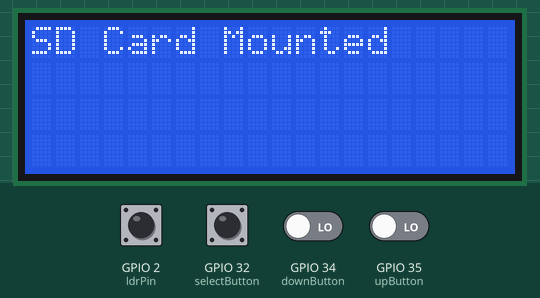
Recording of a sketch running on a simulated ESP32. On the bench: 20×4 character LCD. The inputs (shaded band) are chosen by the test bench; at power-on: GPIO 2 (ldrPin) HIGH, GPIO 32 (selectButton), GPIO 34 (downButton), GPIO 35 (upButton) LOW. WiFi joins after 1.5 s; servers stay silent unless stated; uploads are accepted with an empty reply; the local clock reads 2024-03-15 10:24:30 at power-on unless the sketch sets it; storage starts empty; what the sketch prints to the serial monitor is not drawn. At 12.5 s the program restarts the board; the recording ends there.

Above: at 0.2 s.
2.6 s: GPIO 32 (selectButton) pulled HIGH for 0.15 s
At 4.8 s:
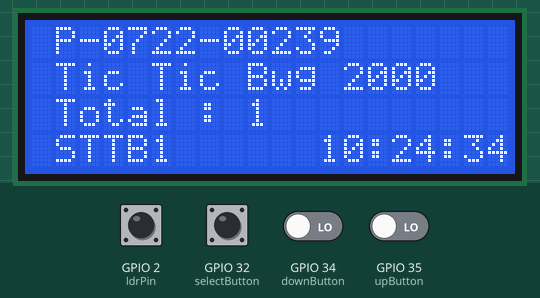
5.7 s: GPIO 2 (ldrPin) pulled LOW for 0.15 s
At 6.4 s:
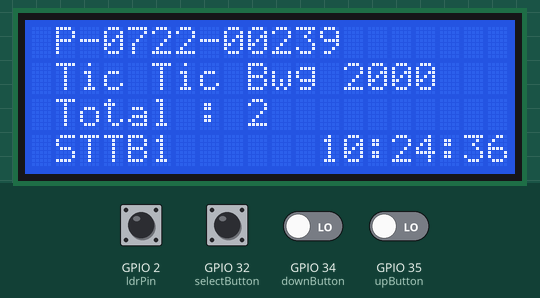
7.5 s: GPIO 2 (ldrPin) pulled LOW for 1 s
At 9.8 s:
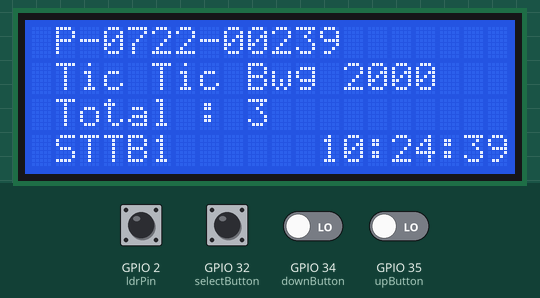
10.5 s: GPIO 2 (ldrPin) driven LOW and GPIO 32 (selectButton) driven HIGH and GPIO 34 (downButton) driven HIGH and GPIO 35 (upButton) driven HIGH
At 11.3 s:
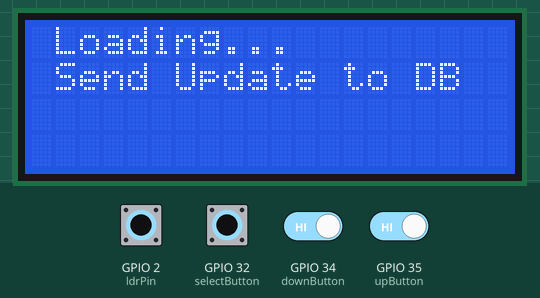
Timing chart, 0 to 12.5 s (numbered marks = the images above; inputs shaded):
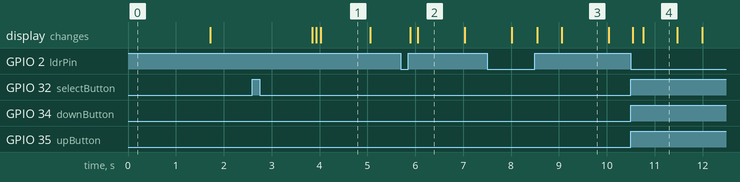

The sketch:

CounterHitESP32_LDR.ino
```cpp
/*
  V. 0.1.2
  Update Terakhir : 18-01-2024
  Last Change Log {
    Desember 2023
    1. Fix algoritma pada saat alat kehilangan daya (listrik, dicabut, error, hard reset)
    2. Perbaikan tampilan menu
    3. Penambahan penjelasan baris program
    4. Penambahan fungsi update RTC (belum diimplementasikan)
    5. Penambahan update reset ke DB pada resetESP()
    6. Menghilangkan delay pada saat reset
    7. Mengubah nama Log menjadi = logCounter_ + Kode Produk + .txt
    8. Menambah fungsi resetESP() pada pilihan produk jika WiFi gagal terkoneksi

    Januari 2024
    1. Implementasi update RTC
    2. Perbaikan program jika tidak ada WiFi
    3. Penambahan keterangan pin yang digunakan
    4. Fix bug ketika mencoba ulang koneksi ke WiFi
  }

  PENTING = Harus menggunakan Dual Core Micro Controller
  Komponen:
  1. Micro Controller : ESP32
  2. LCD I2C 20x4                               (3.3v, GND, I2C (22 = SCL, 21 = SDA))
  3. DS3231                                     (3.3v, GND, I2C (22 = SCL, 21 = SDA))
  4. IR Sensor E18-D80NK                        (5v/Vin, GND, 26)
  5. Module SD Card + SD Card (FAT32 1-16 GB)   (3.3v, GND, SPI(Mosi 23, Miso 19, CLK 18, CS 5))
  6. Tacticle Button 1x1 cm @3                  (3.3v, GND, 34, 35, 25)
  -- Belum diimplementasikan --
  7. Active Buzzer 3-5 v                        (3.3v, 26)
  8. Fan 5V                                     (5v/Vin, GND)

  Program ini berfungsi untuk melakukan penghitungan barang pada conveyor.
  Penjelasan program terdapat pada comment baris pada program.

  Semua fungsi Serial.print() pada program ini sebenarnya bisa dihapus/di-comment,
  masih dipertahankan untuk fungsi debuging. Akan di-comment/dihapus pada saat final
  program sudah tercapai demi menghemat rosource pada ESP32.

  Module RTC pada program ini beleum digunakan, program ini masih memanfaatkan waktu dari
  server NTP, direkomendasikan menggunakan RTC bilamana terjadi gangguan WiFi.
*/

// == Deklarasi semua Library yang digunakan ==
#include <WiFi.h>
#include <WiFiMulti.h>
#include <HTTPClient.h>
#include <Arduino_JSON.h>
#include <LiquidCrystal_I2C.h>
#include "FS.h"
#include "SD.h"
#include "SPI.h"
#include <RTClib.h>
#include "time.h"

/* Mendeklarasikan LCD dengan alamat I2C 0x27
   Total kolom 20
   Total baris 4 */
LiquidCrystal_I2C lcd(0x27, 20, 4);

// Terdapat 3 tombol pada project ini, up, down, select
// Tidak disarankan menggunakan pin 32 dan 33 (Terdapat Bug), bisa digunakan pin 27
#define upButton 35
#define downButton 34
#define selectButton 32

#define ldrPin 2

// == WiFi Config ==
/* Deklarasikan semua WiFi yang bisa diakses oleh ESP32
ESP32 akan memilih WiFi dengan sinyal paling kuat secara otomatis
*/
WiFiMulti wifiMulti;
const char* ssid_a = "STTB1";
const char* password_a = "Si4nt4r321";
const char* ssid_b = "MT1";
const char* password_b = "siantar321";
const char* ssid_c = "MT3";
const char* password_c = "siantar321";
const char* ssid_d = "Djoksen";
const char* password_d = "Welive99";
const char* ssid_it = "STTB5";
const char* password_it = "siantar123";

// Set IP to Static
IPAddress staticIP(192, 168, 15, 213);
IPAddress gateway(192, 168, 15, 250);
IPAddress subnet(255, 255, 255, 0);
IPAddress primaryDNS(8, 8, 8, 8);    //optional
IPAddress secondaryDNS(8, 8, 4, 4);  //optional
String ip_Address;

// == Get NTP/RTC ==
const char* ntpServer = "pool.ntp.org";
const long gmtOffsetSec = 7 * 3600;  // Karena Bekasi ada di GMT+7, maka Offset ditambah 7 jam
const int daylightOffsetSec = 0;
String dateTime, dateFormat, timeFormat;
int year, rtcYear;
int month, rtcMonth;
int day, rtcDay;
int hour, rtcHour;
int minute, rtcMinute;
int second, rtcSecond;
RTC_DS3231 rtc;
DateTime now;
bool ntpStatus, statusUpdateRTC;

// == Counter ==
int counter;
TaskHandle_t Task1;
int newCounter;
int oldCounter;

// == Data Send/Get ==
bool sendStatus, getStatus;
const char* counterFromDB;
int counterValueDB;
String postData;

// == Product/Menu Related Section ==
// Add Menu Here
bool menuSelect;
int menu = 1;
String productSelected, nameProductSelected;
String productCodeOne = "P-0722-00239";
String productCodeTwo = "P-0922-00257";
String productCodeThree = "Test Mode_213";
String productCodeFour = "4";
String nameProductOne = "Tic Tic Bwg 2000";
String nameProductTwo = "Tic Tic Bwg 5000";
String nameProductThree = "Test Mode_213";
String nameProductFour = "d";

// == SD Card ==
String line, logName, logData;
int lineAsInt;
String dateTimeSD, productSelectedSD, counterSD, ipAddressSD;
bool statusSD, readStatusSD, insertLastLineSDCardStatus;

void counterHit(void* parameter) {
  for (;;) {
    // Deklarasi mode pin sensor
    pinMode(ldrPin, INPUT_PULLUP);
    static int lastLDRState = LOW;
    // Membaca output Sensor
    int ldrState = digitalRead(ldrPin);
    if (ldrState == HIGH && lastLDRState == LOW) {
      counter++;
    }
    lastLDRState = ldrState;
    delay(50);
  }
}

void getLocalTime() {
  /* Fungsi bertujuan menerima update waktu
     lokal dari ntp.pool.org */
  struct tm timeinfo;
  if (!getLocalTime(&timeinfo)) {
    ntpStatus = false;
  } else {
    ntpStatus = true;

    char timeStringBuff[50];
    strftime(timeStringBuff, sizeof(timeStringBuff), "%Y-%m-%d %H:%M:%S", &timeinfo);
    dateTime = String(timeStringBuff);

    // Save time data to variabel
    year = timeinfo.tm_year + 1900;
    month = timeinfo.tm_mon + 1;
    day = timeinfo.tm_mday;
    hour = timeinfo.tm_hour;
    minute = timeinfo.tm_min;
    second = timeinfo.tm_sec;
    // YYYY-MM-DD
    dateFormat = String(year) + '-' + String(month) + '-' + String(day);
    // hh:mm:ss
    timeFormat = String(hour) + ':' + String(minute) + ':' + String(second);
  }
}

void updateRTC() {
  /* Baris program ini digunakan untuk melakukan update waktu pada RTC,
    akan digunakan pada final produk untuk menanggulangi masalah pada
    koneksi NTP jika WiFi tidak terkoneksi internet.
    Mohon tidak dihapus/dirubah.
  */
  rtc.adjust(DateTime(F(__DATE__), F(__TIME__)));
  rtc.adjust(DateTime(year, month, day, hour, minute, second));

  if (now.year() != 1990) {
    statusUpdateRTC = true;
  } else if (now.year() == 1990) {
    statusUpdateRTC = false;
  }
}

void sendLogData() {
  /* Mengirim data ke local server
     Ganti isi variabel api sesuai dengan form php
  */
  String api = "http://192.168.15.221/counter_hit_api/saveCounter.php";
  HTTPClient http;
  http.begin(api);
  http.addHeader("Content-Type", "application/x-www-form-urlencoded");
  int httpResponseCode = http.POST(postData);

  if (httpResponseCode > 0) {
    String response = http.getString();
    Serial.println(response);
  } else {
    Serial.print("Error on sending POST");
  }
  http.end();
}

void getLogData() {
  /* Untung mendapatkan data terakhir dari DB,
  saat ini tidak digunakan karena sudah menggunakan SD Card
  Kode dibawah mohon untuk tidak dihapus.
  */
  HTTPClient http;
  String getData = "http://192.168.15.221/counter_hit_api/getDataLastCounter.php?kode_product=" + productSelected;
  http.begin(getData);
  int httpCode = http.GET();

  if (httpCode > 0) {
    String payload = http.getString();
    JSONVar myArray = JSON.parse(payload);
    counterFromDB = myArray["counter"];
    counterValueDB = atoi(counterFromDB);
  } else {
    Serial.print("Error get log");
  }
  http.end();
}

void resetESP() {
  if (digitalRead(selectButton) && digitalRead(upButton) && digitalRead(downButton)) {
    lcd.clear();
    // Send Data to SD
    insertLastLineSDCard(logName, logData);
    lcd.setCursor(1, 0);
    lcd.print("Loading...");

    // Get Data from SD
    readLastLineSDCard(logName);
    postData = "kode_product=" + productSelectedSD + "&counter=" + counterSD + "&date=" + dateTimeSD + "&ip_address=" + ipAddressSD;

    // Send Data to DB
    sendLogData();
    lcd.setCursor(1, 1);
    lcd.print("Send Update to DB");
    delay(500);

    // Send Reset Status to DB
    postData = "kode_product=" + String(0) + "&counter=" + String(0) + "&date=" + String(0) + "&ip_address=" + String(0);
    sendLogData();

    // Delete Data from SD
    lcd.setCursor(1, 2);
    lcd.print("Deleting Log in SD");
    delay(500);
    deleteLog(logName);

    lcd.setCursor(1, 3);
    lcd.print("Resetting...");
    delay(500);

    ESP.restart();
  }
}

void selectMenu() {
  updateMenu();
  while (menuSelect == false) {
    resetESP();
    if (digitalRead(downButton)) {
      menu++;
      updateMenu();
      delay(100);
      while (digitalRead(downButton))
        ;
    }
    if (digitalRead(upButton)) {
      menu--;
      updateMenu();
      delay(100);
      while (digitalRead(upButton))
        ;
    }
    if (digitalRead(selectButton)) {
      delay(100);
      while (digitalRead(selectButton))
        ;
      menuSelect = true;
      menuSelected();
    }
  }
}

void updateMenu() {
  switch (menu) {
    case 0:
      menu = 1;
      break;
    case 1:
      lcd.clear();
      lcd.setCursor(2, 0);
      lcd.print("==PILIH PRODUK==");
      lcd.setCursor(0, 1);
      lcd.print(">" + nameProductOne);
      lcd.setCursor(1, 2);
      lcd.print(nameProductTwo);
      lcd.setCursor(1, 3);
      lcd.print("WiFi : " + WiFi.SSID());
      //      lcd.setCursor(1, 3);
      //      lcd.print(nameProductThree);
      break;
    case 2:
      lcd.clear();
      lcd.setCursor(2, 0);
      lcd.print("==PILIH PRODUK==");
      lcd.setCursor(1, 1);
      lcd.print(nameProductOne);
      lcd.setCursor(0, 2);
      lcd.print(">" + nameProductTwo);
      lcd.setCursor(1, 3);
      lcd.print("WiFi : " + WiFi.SSID());
      //      lcd.setCursor(1, 3);
      //      lcd.print(nameProductThree);
      break;
    case 3:
      lcd.clear();
      lcd.setCursor(2, 0);
      lcd.print("==PILIH PRODUK==");
      lcd.setCursor(1, 1);
      lcd.print(nameProductOne);
      lcd.setCursor(1, 2);
      lcd.print(nameProductTwo);
      lcd.setCursor(0, 3);
      lcd.print(">" + nameProductThree);
      break;
    case 4:
      menu = 3;
      break;
  }
}

void menuSelected() {
  switch (menu) {
    case 1:
      productSelected = productCodeOne;
      nameProductSelected = nameProductOne;
      delay(1000);
      lcd.clear();
      break;
    case 2:
      productSelected = productCodeTwo;
      nameProductSelected = nameProductTwo;
      delay(1000);
      lcd.clear();
      break;
    case 3:
      productSelected = productCodeThree;
      nameProductSelected = nameProductThree;
      delay(1000);
      lcd.clear();
      break;
      //    case 4:
      //      productSelected = productCodeFour;
      //      nameProductSelected = nameProductFour;
      //      delay(1000);
      //      lcd.clear();
      //      break;
  }
}

void readLastLineSDCard(String path) {
  File file = SD.open(path);
  if (!file || file.isDirectory()) {
    Serial.println("Failed to open file for reading");
    readStatusSD = false;
    return;
  } else if (file || file.isDirectory()) {
    readStatusSD = true;
  }

  while (file.available()) {
    line = file.readStringUntil('\n');
  }
  file.close();
  Serial.print("Data dari SD : ");
  Serial.println(line);
  int firstCommaIndex = line.indexOf(',');
  productSelectedSD = line.substring(0, firstCommaIndex);

  line = line.substring(firstCommaIndex + 1);
  int secondCommaIndex = line.indexOf(',');
  counterSD = line.substring(0, secondCommaIndex);

  line = line.substring(secondCommaIndex + 1);
  int thirdCommaIndex = line.indexOf(',');
  dateTimeSD = line.substring(0, thirdCommaIndex);

  ipAddressSD = line.substring(thirdCommaIndex + 1);
}

void insertLastLineSDCard(String path, String line) {
  File file = SD.open(path, FILE_WRITE);
  if (!file) {
    Serial.println("Failed to open file for writing");
    insertLastLineSDCardStatus = false;
    return;
  } else if (file) {
    insertLastLineSDCardStatus = true;
  }

  if (file.println(line)) {
    Serial.println("Line written");
  } else {
    Serial.println("Write failed");
  }
  file.close();
  Serial.print("Data ke SD : ");
  Serial.println(line);
}

void deleteLog(String path) {
  if (SD.exists(path)) {
    SD.remove(path);
    Serial.println("File deleted");
  } else {
    Serial.println("Delete failed, file does not exist");
  }
}

void setup() {
  Serial.begin(115200);
  sendStatus = false;
  getStatus = false;
  menuSelect = false;
  readStatusSD = false;
  statusUpdateRTC = false;

  pinMode(upButton, INPUT);
  pinMode(downButton, INPUT);
  pinMode(selectButton, INPUT);

  // LCD
  lcd.init();
  lcd.clear();
  lcd.backlight();

  // SD Card
  if (!SD.begin()) {
    Serial.println("Card Mount Failed");
    lcd.setCursor(0, 0);
    lcd.print("Card Mount Failed");
    return;
  } else if (SD.begin()) {
    Serial.println("Card Mounted");
    lcd.setCursor(0, 0);
    lcd.print("SD Card Mounted");
  }

  wifiMulti.addAP(ssid_a, password_a);
  wifiMulti.addAP(ssid_b, password_b);
  wifiMulti.addAP(ssid_c, password_c);
  wifiMulti.addAP(ssid_d, password_d);
  wifiMulti.addAP(ssid_it, password_it);

  if (!WiFi.config(staticIP, gateway, subnet, primaryDNS, secondaryDNS)) {
    Serial.println("STA Failed to configure");
  }

  wifiMulti.run();

  // NTP-RTC
  configTime(gmtOffsetSec, daylightOffsetSec, ntpServer);
  rtc.begin();

  if (wifiMulti.run() != WL_CONNECTED) {
    lcd.setCursor(0, 1);
    lcd.print("WiFi Connected");

    int tryNTP = 0;
    while (ntpStatus == false && tryNTP <= 5) {
      getLocalTime();
      tryNTP++;
      delay(50);
      lcd.setCursor(0, 2);
      lcd.print("Getting Date/Time");
    }

  } else {
    lcd.setCursor(0, 1);
    lcd.print("WiFi Disconnected");
    lcd.setCursor(0, 2);
    lcd.print("Date/Time Error");
  }
  now = rtc.now();

  // Adjust RTC berdasarkan NTP
  if (ntpStatus == true) {
    updateRTC();
    if (statusUpdateRTC == true) {
      rtcYear = now.year();
      rtcMonth = now.month();
      rtcDay = now.day();
      rtcHour = now.hour();
      rtcMinute = now.minute();
      rtcSecond = now.second();
    }
  }

  lcd.clear();   // Clear LCD sebelum memilih menu
  selectMenu();  // Tampilkan pilihan product yang bisa dipilih
  logName = "/logCounter_" + productSelected + ".txt";

  if (SD.begin()) {
    // Cek Last Counter
    // Saat pertama kali alat dihidupkan, cek counter terakhir pada File Log, gunakan log itu
    int tryUpdateStatusSD = 0;
    while (readStatusSD == false && tryUpdateStatusSD <= 5) {
      readLastLineSDCard(logName);
      counter = counterSD.toInt();
      tryUpdateStatusSD++;
    }

    // Jika Cek Last Counter, Gagal Buat File Baru
    if (readStatusSD == false) {
      File myFile = SD.open(logName, FILE_WRITE);
      myFile.println("0,0,0,0");
      myFile.close();
    }

  } else {
    lcd.setCursor(0, 3);
    lcd.print("SD Card Failed");
    delay(5000);
  }

  xTaskCreatePinnedToCore(
    counterHit, /* Fungsi untuk mengimplementasikan tugas */
    "Task1",    /* Nama tugas */
    10000,      /* Ukuran stack dalam kata */
    NULL,       /* Parameter input tugas */
    0,          /* Prioritas tugas */
    &Task1,     /* Handle tugas. */
    0           /* Core tempat tugas harus dijalankan */
  );
}

void loop() {
  // Print Counter Hit
  lcd.setCursor(1, 2);
  lcd.print("Total : ");
  lcd.setCursor(9, 2);
  lcd.print(counter);

  // Print Produk
  lcd.setCursor(1, 0);
  lcd.print(productSelected);
  lcd.setCursor(1, 1);
  lcd.print(nameProductSelected);

  /* Jika WiFi status WiFi tidak terkoneksi,
     coba ulang 2 kali
  */
  if (wifiMulti.run() != WL_CONNECTED) {
    Serial.println("WiFi not connected!");
    lcd.setCursor(1, 3);
    lcd.print("WiFi DC");
    wifiMulti.run();
  }

  // Mencoba koneksi ke server NTP
  int tryNTP = 0;
  while (ntpStatus == false && tryNTP < 2) {
    getLocalTime();
    tryNTP++;
    delay(50);
  }
  getLocalTime();

  // Set RTC berdasarkan NTP
  now = rtc.now();
  if (ntpStatus == true) {
    updateRTC();
    if (statusUpdateRTC == true) {
      rtcYear = now.year();
      rtcMonth = now.month();
      rtcDay = now.day();
      rtcHour = now.hour();
      rtcMinute = now.minute();
      rtcSecond = now.second();
    }
    // Jika NTP gagal (Tidak ada koneksi WiFi)
  } else if (ntpStatus == false) {
    rtcYear = now.year();
    rtcMonth = now.month();
    rtcDay = now.day();
    rtcHour = now.hour();
    rtcMinute = now.minute();
    rtcSecond = now.second();
    dateFormat = String(rtcYear) + '-' + String(rtcMonth) + '-' + String(rtcDay);
    timeFormat = String(rtcHour) + ':' + String(rtcMinute) + ':' + String(rtcSecond);
    dateTime = dateFormat + ' ' + timeFormat;
  }

  // Print Waktu hh:mm:ss
  lcd.setCursor(12, 3);
  lcd.print(timeFormat);

  ip_Address = WiFi.localIP().toString();

  /* Untung mendapatkan data terakhir dari DB,
    saat ini tidak digunakan karena sudah menggunakan SD Card
    Kode dibawah mohon untuk tidak dihapus.
    */
  // Get Data Here
  // if (counter == 0) {
  //   getLogData();
  //   if (counterValueDB != 0) {
  //     counter = counterValueDB;
  //   }
  // }

  /* Jika dibutuhkan, baris program dibawah memungkinkan otomatis reset nilai counter
    Jika ingin mereset alat, panggil fungsi ResetESP().
    */
  // if ((hour == 7 && minute == 50 && second == 0) || (hour == 19 && minute == 50 && second == 0)) {
  //   counter = 0;
  //   delay(1000);
  //   sendLogData();
  //   delay(1000);
  //   lcd.clear();
  //   delay(100);
  // }

  /* Simpan data SD
      Data akan disimpan setiap kali nilai counter bertambah
    */
  logData = productSelected + ',' + String(counter) + ',' + dateTime + ',' + ip_Address;
  newCounter = counter;
  if (oldCounter != newCounter) {
    insertLastLineSDCard(logName, logData);
    oldCounter = newCounter;
  }

  /* Pengiriman data ke DB dilakukan setiap 15 detik
      Jika dirasa terlalu sering, ganti value second sesuai keperluan
      Misal, if ((second == 0 || second == 30) && !sendStatus) --> Akan mengirim data setiap detik 0 dan 30
    */
  if ((second == 30 || second == 0) && !sendStatus) {
    lcd.setCursor(7, 3);
    lcd.print("SDB");
    if (!SD.begin()) {
      // Jika gagal membaca SD Card, maka data yang dikirim adalah data real time
      // Jika alat mati, maka data tidak disimpan
      postData = "kode_product=" + productSelected + "&counter=" + String(counter) + "&date=" + dateTime + "&ip_address=" + ip_Address;
    } else if (SD.begin()) {
      readLastLineSDCard(logName);
      postData = "kode_product=" + productSelectedSD + "&counter=" + counterSD + "&date=" + dateTimeSD + "&ip_address=" + ipAddressSD;
    }
    sendLogData();
    sendStatus = true;
    lcd.clear();
  } else if ((second == 20 || second == 48) && sendStatus) {
    sendStatus = false;
  }
  lcd.setCursor(1, 3);
  lcd.print(WiFi.SSID());

  resetESP();
}

// #define ldrPin 2

// int counter = 0;
// TaskHandle_t Task1;
// int newCounter, oldCounter;

// void counterHit(void* parameter) {
//   for (;;) {
//     // Deklarasi mode pin sensor
//     pinMode(ldrPin, INPUT_PULLUP);
//     static int lastLDRState = LOW;
//     // Membaca output Sensor
//     int ldrState = digitalRead(ldrPin);
//     if (ldrState == HIGH && lastLDRState == LOW) {
//       counter++;
//     }
//     lastLDRState = ldrState;
//     delay(50);
//   }
// }

// void setup() {
//   Serial.begin(115200);

//   xTaskCreatePinnedToCore(
//     counterHit, /* Fungsi untuk mengimplementasikan tugas */
//     "Task1",    /* Nama tugas */
//     10000,      /* Ukuran stack dalam kata */
//     NULL,       /* Parameter input tugas */
//     0,          /* Prioritas tugas */
//     &Task1,     /* Handle tugas. */
//     0           /* Core tempat tugas harus dijalankan */
//   );
// }

// void loop() {
//   newCounter = counter;
//   if (oldCounter != newCounter) {
//     Serial.print("Counter : ");
//     Serial.println(counter);
//     oldCounter = newCounter;
//   }
// }
```

Measured:
- after the input at 2.6 s, the display: first changes after 1.3 s (image 1 shows a later state)
- after the input at 10.5 s, the display: first changes at once (image 4 shows a later state)
- what the display in image 1 shows lasts 1.1 s, from 4.0 s to 5.1 s
- what the display in image 4 shows lasts 0.7 s, from 10.8 s to 11.5 s
